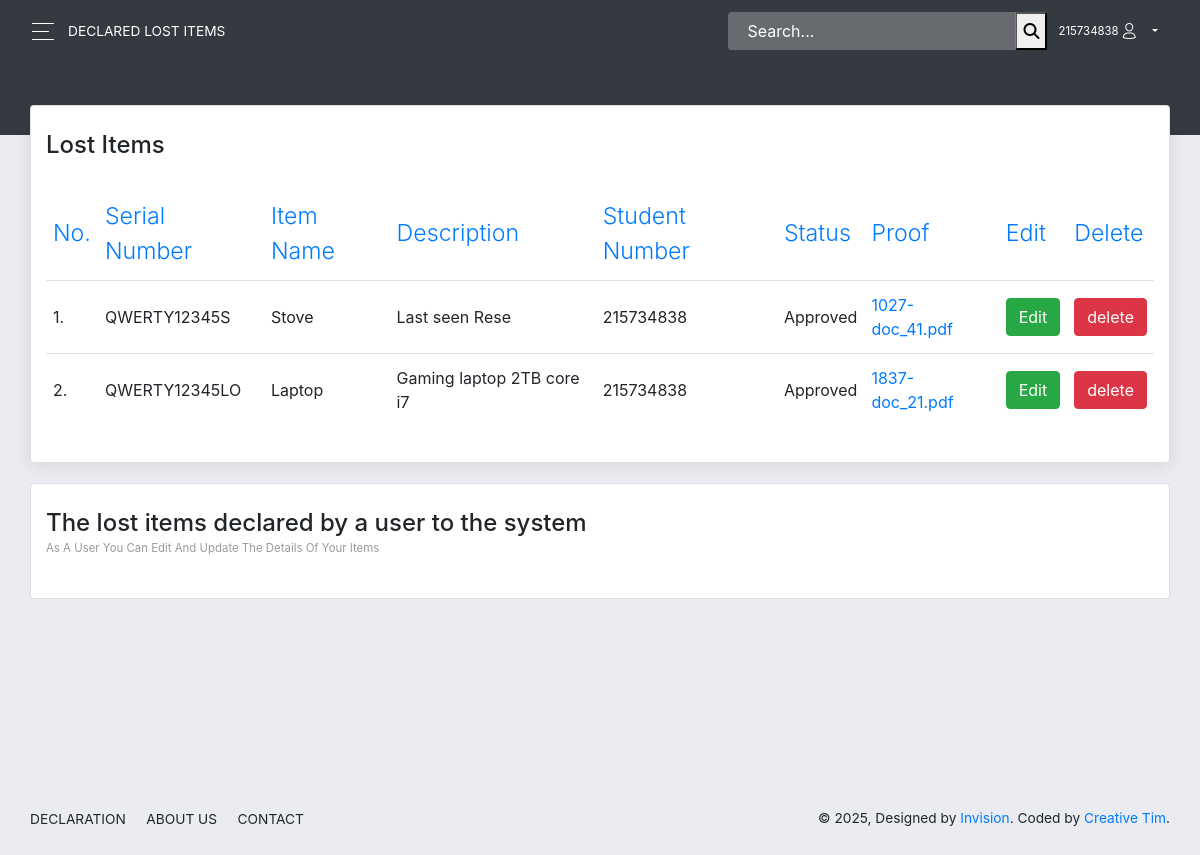
/pages/viewUserlostItems.php (signed in), run on the app's committed database.
### tables this page shows
CREATE TABLE `items` (
  `itemId` int(11) NOT NULL,
  `serial_num` varchar(255) NOT NULL,
  `item_nam` varchar(255) NOT NULL,
  `description` varchar(255) NOT NULL,
  `stud_num` int(11) NOT NULL,
  `file` varchar(255) NOT NULL,
  `lost` int(11) NOT NULL,
  `role` int(11) NOT NULL,
  `status` int(11) NOT NULL,
  `date` timestamp(6) NOT NULL DEFAULT current_timestamp(6) ON UPDATE current_timestamp(6),
  `read_mesg` int(11) NOT NULL
);

### pages/viewUserlostItems.php (the view, shortened to what this page needs)
<?php
 include_once 'includes/connection.php';
 $student = $_SESSION['stud_num'];
 ?>
<!DOCTYPE html>
<html lang="en">
<head>
  <link rel="stylesheet" href="https://use.fontawesome.com/releases/v5.7.1/css/all.css">
  <link href="../assets/css/bootstrap.min.css" rel="stylesheet" />
  <link href="../assets/css/now-ui-dashboardd.css?v=1.5.0" rel="stylesheet" />
  <?php include "head.php"; ?>
</head>
<body class="">
  <div class="wrapper ">
    <div class="main-panel" id="main-panel">
      <nav class="navbar navbar-expand-lg navbar-transparent  bg-primary  navbar-absolute">
        <div class="container-fluid">
          <div class="navbar-wrapper">
            <div class="navbar-toggle">
              <button type="button" class="navbar-toggler">
                <span class="navbar-toggler-bar bar1"></span>
                <span class="navbar-toggler-bar bar2"></span>
                <span class="navbar-toggler-bar bar3"></span>
              </button>
            </div>
            <a class="navbar-brand" href="#pablo">Declared Lost Items</a>
          </div>
          <div class="collapse navbar-collapse justify-content-end" id="navigation">
          <form action = "./searchuserd.php" method="get">
              <div class="input-group no-border">
                <input type="text" name = "search" value="" class="form-control" placeholder="Search...">
                <div class="input-group-append">
                <button type = "submit" value = "search"><i class="fa fa-search" aria-hidden="true"></i></button>
                  </div>
              </div>
            </form>
            <ul class="navbar-nav">
            <li class="nav-item dropdown">
                <a class="nav-link dropdown-toggle" id="navbarDropdownMenuLink" data-toggle="dropdown" aria-haspopup="true" aria-expanded="false">
                <?php echo $_SESSION['stud_num']; ?><i class="now-ui-icons users_single-02"></i>
                </a>
              </li>
            </ul>
          </div>
        </div>
      </nav>
      <div class="panel-header panel-header-sm">
      </div>
      <div class="content">
        <div class="row">
          <div class="col-md-12">
            <div class="card">
              <div class="card-header">
                <h4 class="card-title"> Lost Items</h4>
              </div>
              <?php
                    $result = mysqli_query($conn,"SELECT * FROM items WHERE stud_num = $student AND lost = 1");
                    ?>
                    <?php
                    if (mysqli_num_rows($result) > 0) {
                    ?>
              <div class="card-body">
                <div class="table-responsive">
                  <table class="table">
                   <thead class=" text-primary">
                   <th>
                       No.
                      </th>
                      <th>
                       Serial Number
                      </th>
                      <th>
                        Item Name
                      </th>
                      <th>
                        Description
                      </th>
                      <th>
                        Student Number
                      </th>
                      <th>
                        Status
                      </th>
                      <th>
                        Proof
                      </th>
                      <th>
                        Edit
                      </th>
                      <th>
                        Delete
                      </th>
                    </thead>
                    <tbody>
                    <?php
                    $coun = 1;
                    while($row = mysqli_fetch_array($result)) {
                    ?>
                    <tr>
                    <td><?php echo $coun++."."; ?></td>
                        <td><?php echo $row["serial_num"]; ?></td>
                        <td><?php echo $row["item_nam"]; ?></td>
                        <td><?php echo $row["description"]; ?></td>
                        <td><?php echo $row["stud_num"]; ?></td>
                        <td><?php if($row["status"]==0)echo "Pending"; elseif($row["status"]==1) echo "Approved"; elseif($row["status"]==2) echo "Declined";?></td>
                        <td><a target="_blank" href="./uploads/<?php echo $row["file"]; ?>" title='Print PDF'><?php echo $row["file"]; ?></a></td>
                        <td><a href="includes/updatelostItemdb.php?itemId=<?php echo $row["itemId"]; ?>" title='Update Record'><button class = "btn btn-success">Edit</button></a></td>
                        <td><input type="button" class = "btn btn-danger" onClick="delet(<?php echo $row["itemId"];  ?>)" name = "delete" value="delete"></td>
                    </tr>
                    <?php
                    }
                    ?>
                    </table>
                     <?php
                    }
                    else{
                        echo "No result found";
                    }
                    ?>
                </div>
              </div>
            </div>
          </div>
          <div class="col-md-12">
            <div class="card card-plain">
              <div class="card-header">
              <h4 class="card-title"> The lost items declared by a user to the system</h4>
                <p class="category"> As a user you can edit and update the details of your items</p>
              </div>
              <div class="card-body">
              </div>
            </div>
          </div>
        </div>
      </div>
      <footer class="footer">
        <div class=" container-fluid ">
          <nav>
            <ul>
              <li>
                <a href="#">
                  Declaration
                </a>
              </li>
              <li>
                <a href="#">
                  About Us
                </a>
              </li>
              <li>
                <a href="http://blog.creative-tim.com">
                  contact
                </a>
              </li>
            </ul>
          </nav>
          <div class="copyright" id="copyright">
            &copy; , Designed by <a href="https://www.invisionapp.com" target="_blank">Invision</a>. Coded by <a href="https://www.creative-tim.com" target="_blank">Creative Tim</a>.
          </div>
        </div>
      </footer>
    </div>
  </div>
</body>
</html>

### data on the page
items: serial_num "QWERTY12345S", item_nam "Stove", description "Last seen Rese", stud_num "215734838", status "Approved", file "1027-doc_41.pdf"
items: serial_num "QWERTY12345LO", item_nam "Laptop", description "Gaming laptop 2TB core i7", stud_num "215734838", status "Approved", file "1837-doc_21.pdf"

### other printed values
$_SESSION['stud_num'] "215734838"
